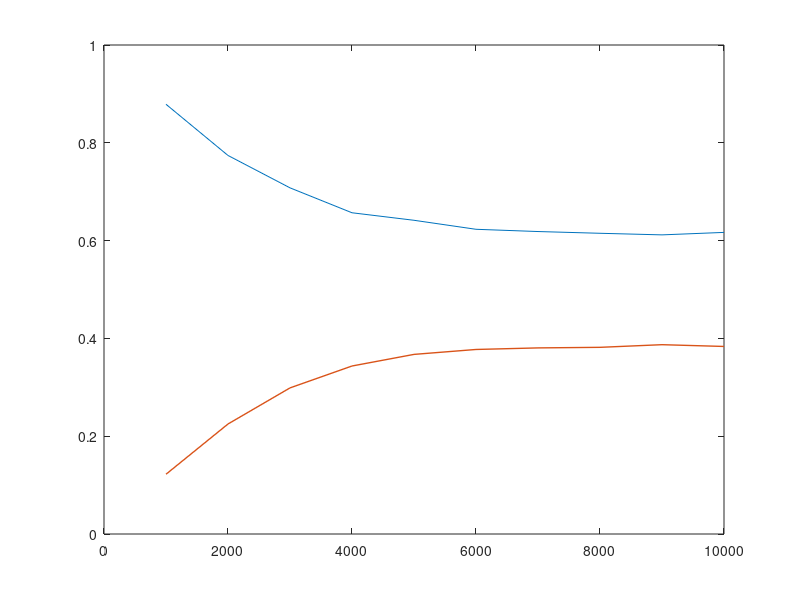

Write MATLAB code to recreate this figure.
t = [0.6618580496 0.4958088851 0.41221482216 0.3848706181 0.3763555029 0.3757404957 0.38072070842 0.38511738785 0.388642057791 0.39243249273];
t2 = [0.8787854316 0.7741007487 0.707888659 0.656924860 0.6415513650 0.623137268 0.618541302 0.6149665960 0.611720973 0.6167724167];
x = [1000:1000:10000];

p = [0.3375936177 0.5072566224 0.5826961885 0.6166497812 0.6249718570 0.624430178 0.6210183234 0.6149862454 0.6112402786 0.607320872];
p2 = [0.12217671627 0.2249530113 0.29877020188 0.3435463646 0.36730276416 0.3773670406 0.38057264775 0.381738960 0.3871533195 0.38352653202]

plot (x, t2, x, p2, 'linewidth', 1)